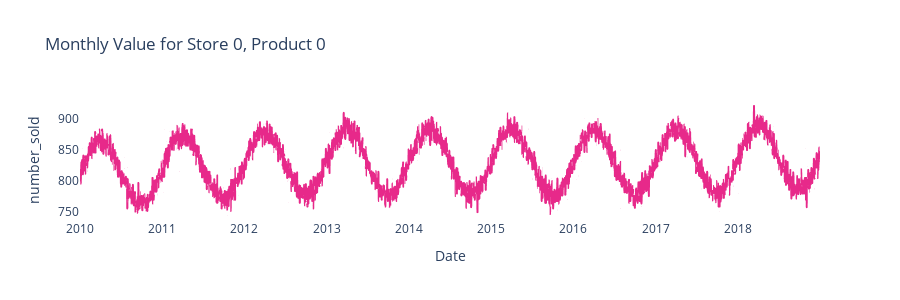
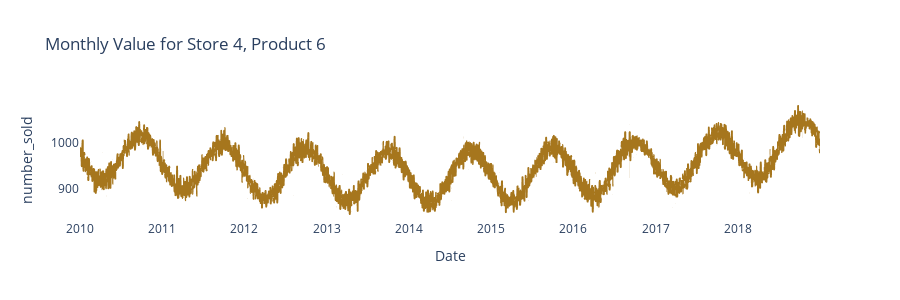
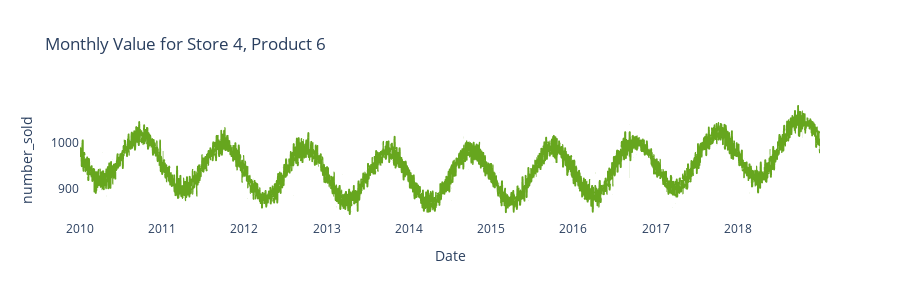

Write notebook code for charts like these, in order.
### Code cell
# Example of what a time series would look like
df_viz1, df_viz2, df_viz3 = pd.DataFrame(), pd.DataFrame(), pd.DataFrame()
swatch = px.colors.qualitative.Dark2

for df_ in [df_viz1, df_viz2, df_viz3]:
    random_store, random_product = df['store'].sample(1).values[0],df['product'].sample(1).values[0]

    df_ = df[(df['store'] == random_store) & (df['product'] == random_product)]

    fig = px.line(df_, 
                  x=df_.index, 
                  y='number_sold', 
                  title=f'Monthly Value for Store {random_store}, Product {random_product}', 
                  labels={'value':'Value', 'Period':'Month'})
    
    fig.update_layout(height=300, plot_bgcolor='white', paper_bgcolor='white', showlegend=False)
    fig.update_traces(line=dict(color=np.random.choice(swatch, 1)[0]))  # Change the color of the line
    
    fig.show()

### Figure 1 — Plotly figure (JSON) as saved in the notebook; plotly's stock layout.template omitted (floating-point values rounded to 4 significant figures; data arrays with more than 128 entries replaced by an {"elided": "..."} marker saying what was removed)
{"data": [{"hovertemplate": "Date=%{x}<br>number_sold=%{y}<extra></extra>", "legendgroup": "", "line": {"color": "rgb(231,41,138)", "dash": "solid"}, "marker": {"symbol": "circle"}, "mode": "lines", "name": "", "showlegend": false, "type": "scattergl", "x": {"elided": "3287 str values"}, "xaxis": "x", "y": {"elided": "3287 int values"}, "yaxis": "y"}], "layout": {"height": 300, "legend": {"tracegroupgap": 0}, "paper_bgcolor": "white", "plot_bgcolor": "white", "showlegend": false, "title": {"text": "Monthly Value for Store 0, Product 0"}, "xaxis": {"anchor": "y", "domain": [0, 1], "title": {"text": "Date"}}, "yaxis": {"anchor": "x", "domain": [0, 1], "title": {"text": "number_sold"}}}}

### Figure 2 — Plotly figure (JSON) as saved in the notebook; plotly's stock layout.template omitted (floating-point values rounded to 4 significant figures; data arrays with more than 128 entries replaced by an {"elided": "..."} marker saying what was removed)
{"data": [{"hovertemplate": "Date=%{x}<br>number_sold=%{y}<extra></extra>", "legendgroup": "", "line": {"color": "rgb(166,118,29)", "dash": "solid"}, "marker": {"symbol": "circle"}, "mode": "lines", "name": "", "showlegend": false, "type": "scattergl", "x": {"elided": "3287 str values"}, "xaxis": "x", "y": {"elided": "3287 int values"}, "yaxis": "y"}], "layout": {"height": 300, "legend": {"tracegroupgap": 0}, "paper_bgcolor": "white", "plot_bgcolor": "white", "showlegend": false, "title": {"text": "Monthly Value for Store 4, Product 6"}, "xaxis": {"anchor": "y", "domain": [0, 1], "title": {"text": "Date"}}, "yaxis": {"anchor": "x", "domain": [0, 1], "title": {"text": "number_sold"}}}}

### Figure 3 — Plotly figure (JSON) as saved in the notebook; plotly's stock layout.template omitted (floating-point values rounded to 4 significant figures; data arrays with more than 128 entries replaced by an {"elided": "..."} marker saying what was removed)
{"data": [{"hovertemplate": "Date=%{x}<br>number_sold=%{y}<extra></extra>", "legendgroup": "", "line": {"color": "rgb(102,166,30)", "dash": "solid"}, "marker": {"symbol": "circle"}, "mode": "lines", "name": "", "showlegend": false, "type": "scattergl", "x": {"elided": "3287 str values"}, "xaxis": "x", "y": {"elided": "3287 int values"}, "yaxis": "y"}], "layout": {"height": 300, "legend": {"tracegroupgap": 0}, "paper_bgcolor": "white", "plot_bgcolor": "white", "showlegend": false, "title": {"text": "Monthly Value for Store 4, Product 6"}, "xaxis": {"anchor": "y", "domain": [0, 1], "title": {"text": "Date"}}, "yaxis": {"anchor": "x", "domain": [0, 1], "title": {"text": "number_sold"}}}}
